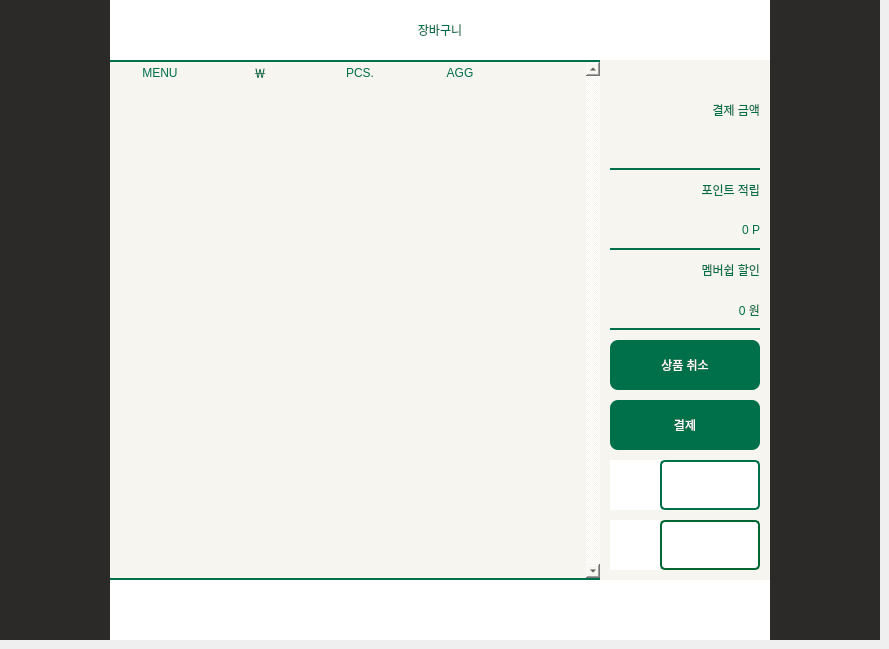
   <widget class="QWidget" name="page_order">
    <widget class="QLabel" name="label_order_back">
     <property name="geometry">
      <rect>
       <x>0</x>
       <y>0</y>
       <width>880</width>
       <height>640</height>
      </rect>
     </property>
     <property name="styleSheet">
      <string notr="true">background-color: rgb(44, 42, 41);</string>
     </property>
     <property name="text">
      <string/>
     </property>
    </widget>
    <widget class="QFrame" name="frame_order">
     <property name="geometry">
      <rect>
       <x>110</x>
       <y>0</y>
       <width>660</width>
       <height>640</height>
      </rect>
     </property>
     <property name="minimumSize">
      <size>
       <width>660</width>
       <height>0</height>
      </size>
     </property>
     <property name="maximumSize">
      <size>
       <width>660</width>
       <height>16777215</height>
      </size>
     </property>
     <property name="styleSheet">
      <string notr="true">background-color: rgb(246, 245, 239);




</string>
     </property>
     <property name="frameShape">
      <enum>QFrame::NoFrame</enum>
     </property>
     <property name="frameShadow">
      <enum>QFrame::Raised</enum>
     </property>
     <widget class="QLabel" name="label_point_money">
      <property name="geometry">
       <rect>
        <x>500</x>
        <y>210</y>
        <width>150</width>
        <height>40</height>
       </rect>
      </property>
      <property name="styleSheet">
       <string notr="true">font: 75 11pt &quot;맑은 고딕&quot;;
color: rgb(0, 112, 74);
background-color: rgb(246, 245, 239);

border-bottom: 2px solid rgb(0, 112, 74);</string>
      </property>
      <property name="text">
       <string>0 P</string>
      </property>
      <property name="alignment">
       <set>Qt::AlignRight|Qt::AlignTrailing|Qt::AlignVCenter</set>
      </property>
     </widget>
     <widget class="QLabel" name="label_point">
      <property name="geometry">
       <rect>
        <x>500</x>
        <y>170</y>
        <width>150</width>
        <height>40</height>
       </rect>
      </property>
      <property name="styleSheet">
       <string notr="true">font: 75 11pt &quot;맑은 고딕&quot;;
color: rgb(0, 112, 74);
background-color: rgb(246, 245, 239);</string>
      </property>
      <property name="text">
       <string>포인트 적립</string>
      </property>
      <property name="alignment">
       <set>Qt::AlignRight|Qt::AlignTrailing|Qt::AlignVCenter</set>
      </property>
     </widget>
     <widget class="QLabel" name="labe_total">
      <property name="geometry">
       <rect>
        <x>500</x>
        <y>90</y>
        <width>150</width>
        <height>40</height>
       </rect>
      </property>
      <property name="styleSheet">
       <string notr="true">font: 75 11pt &quot;맑은 고딕&quot;;
color: rgb(0, 112, 74);
background-color: rgb(246, 245, 239);</string>
      </property>
      <property name="text">
       <string>결제 금액</string>
      </property>
      <property name="alignment">
       <set>Qt::AlignRight|Qt::AlignTrailing|Qt::AlignVCenter</set>
      </property>
     </widget>
     <widget class="QLabel" name="label_discount_money">
      <property name="geometry">
       <rect>
        <x>500</x>
        <y>290</y>
        <width>150</width>
        <height>40</height>
       </rect>
      </property>
      <property name="styleSheet">
       <string notr="true">font: 75 11pt &quot;맑은 고딕&quot;;
color: rgb(0, 112, 74);
background-color: rgb(246, 245, 239);

border-bottom: 2px solid rgb(0, 112, 74);</string>
      </property>
      <property name="text">
       <string>0 원</string>
      </property>
      <property name="alignment">
       <set>Qt::AlignRight|Qt::AlignTrailing|Qt::AlignVCenter</set>
      </property>
     </widget>
     <widget class="QLabel" name="label_total_money">
      <property name="geometry">
       <rect>
        <x>500</x>
        <y>130</y>
        <width>150</width>
        <height>40</height>
       </rect>
      </property>
      <property name="styleSheet">
       <string notr="true">font: 75 11pt &quot;맑은 고딕&quot;;
color: rgb(0, 112, 74);
background-color: rgb(246, 245, 239);

border-bottom: 2px solid rgb(0, 112, 74);</string>
      </property>
      <property name="text">
       <string/>
      </property>
      <property name="alignment">
       <set>Qt::AlignRight|Qt::AlignTrailing|Qt::AlignVCenter</set>
      </property>
     </widget>
     <widget class="QLabel" name="label_discount">
      <property name="geometry">
       <rect>
        <x>500</x>
        <y>250</y>
        <width>150</width>
        <height>40</height>
       </rect>
      </property>
      <property name="styleSheet">
       <string notr="true">font: 75 11pt &quot;맑은 고딕&quot;;
color: rgb(0, 112, 74);
background-color: rgb(246, 245, 239);</string>
      </property>
      <property name="text">
       <string>멤버쉽 할인</string>
      </property>
      <property name="alignment">
       <set>Qt::AlignRight|Qt::AlignTrailing|Qt::AlignVCenter</set>
      </property>
     </widget>
     <widget class="QLabel" name="label_purchase_title">
      <property name="geometry">
       <rect>
        <x>0</x>
        <y>0</y>
        <width>660</width>
        <height>60</height>
       </rect>
      </property>
      <property name="styleSheet">
       <string notr="true">color: rgb(0, 112, 74);
background-color: rgb(255, 255, 255);
font: 14pt &quot;HY견고딕&quot;;</string>
      </property>
      <property name="text">
       <string>장바구니</string>
      </property>
      <property name="alignment">
       <set>Qt::AlignCenter</set>
      </property>
     </widget>
     <widget class="QTableWidget" name="tableWidget">
      <property name="geometry">
       <rect>
        <x>0</x>
        <y>60</y>
        <width>490</width>
        <height>520</height>
       </rect>
      </property>
      <property name="styleSheet">
       <string notr="true">QTableWidget {
    font: 11pt &quot;맑은 고딕&quot;;
	background-color: rgb(246, 245, 239);
	border-top: 2px solid rgb(0, 112, 74);
	border-bottom: 2px solid rgb(0, 112, 74);
}
QHeaderView::section {
	font: 14pt &quot;HY견고딕&quot;;
	background-color: rgb(246, 245, 239);
	color: rgb(0, 112, 74);
	border: 0px;
	
}</string>
      </property>
      <property name="frameShape">
       <enum>QFrame::NoFrame</enum>
      </property>
      <property name="verticalScrollBarPolicy">
       <enum>Qt::ScrollBarAlwaysOn</enum>
      </property>
      <property name="horizontalScrollBarPolicy">
       <enum>Qt::ScrollBarAlwaysOff</enum>
      </property>
      <property name="selectionMode">
       <enum>QAbstractItemView::SingleSelection</enum>
      </property>
      <property name="selectionBehavior">
       <enum>QAbstractItemView::SelectRows</enum>
      </property>
      <property name="showGrid">
       <bool>false</bool>
      </property>
      <attribute name="verticalHeaderVisible">
       <bool>false</bool>
      </attribute>
      <column>
       <property name="text">
        <string>MENU</string>
       </property>
      </column>
      <column>
       <property name="text">
        <string>￦</string>
       </property>
      </column>
      <column>
       <property name="text">
        <string>PCS.</string>
       </property>
      </column>
      <column>
       <property name="text">
        <string>AGG</string>
       </property>
      </column>
     </widget>
     <widget class="QLabel" name="label_change">
      <property name="geometry">
       <rect>
        <x>550</x>
        <y>520</y>
        <width>100</width>
        <height>50</height>
       </rect>
      </property>
      <property name="styleSheet">
       <string notr="true">
font: 75 11pt &quot;맑은 고딕&quot;;
color: rgb(0, 112, 74);
border-radius: 5px;
border:2px solid rgb(0, 112, 74);
border-color: rgb(0, 102, 51);
background-color: rgb(255, 255, 255);
</string>
      </property>
      <property name="text">
       <string/>
      </property>
      <property name="alignment">
       <set>Qt::AlignRight|Qt::AlignTrailing|Qt::AlignVCenter</set>
      </property>
     </widget>
     <widget class="QLineEdit" name="lineEdit_inputmoney">
      <property name="geometry">
       <rect>
        <x>550</x>
        <y>460</y>
        <width>100</width>
        <height>50</height>
       </rect>
      </property>
      <property name="focusPolicy">
       <enum>Qt::WheelFocus</enum>
      </property>
      <property name="styleSheet">
       <string notr="true">QLineEdit {
	font: 75 11pt &quot;맑은 고딕&quot;;
	color: rgb(0, 112, 74);
	border-radius: 5px;
	border:2px solid rgb(0, 112, 74);
	background-color: rgb(255, 255, 255);

}

</string>
      </property>
      <property name="maxLength">
       <number>7</number>
      </property>
      <property name="alignment">
       <set>Qt::AlignRight|Qt::AlignTrailing|Qt::AlignVCenter</set>
      </property>
      <property name="placeholderText">
       <string/>
      </property>
     </widget>
     <widget class="QLabel" name="label_order_info">
      <property name="geometry">
       <rect>
        <x>0</x>
        <y>580</y>
        <width>660</width>
        <height>60</height>
       </rect>
      </property>
      <property name="styleSheet">
       <string notr="true">color: rgb(255, 0, 0);
background-color: rgb(255, 255, 255);
font: 75 14pt &quot;맑은 고딕&quot;;</string>
      </property>
      <property name="text">
       <string/>
      </property>
      <property name="alignment">
       <set>Qt::AlignCenter</set>
      </property>
     </widget>
     <widget class="QLabel" name="label_purchase_image">
      <property name="geometry">
       <rect>
        <x>500</x>
        <y>460</y>
        <width>50</width>
        <height>50</height>
       </rect>
      </property>
      <property name="styleSheet">
       <string notr="true">background-color: rgb(255, 255, 255);</string>
      </property>
      <property name="text">
       <string/>
      </property>
      <property name="alignment">
       <set>Qt::AlignCenter</set>
      </property>
     </widget>
     <widget class="QLabel" name="label_purchase_image2">
      <property name="geometry">
       <rect>
        <x>500</x>
        <y>520</y>
        <width>50</width>
        <height>50</height>
       </rect>
      </property>
      <property name="styleSheet">
       <string notr="true">background-color: rgb(255, 255, 255);</string>
      </property>
      <property name="text">
       <string/>
      </property>
      <property name="alignment">
       <set>Qt::AlignCenter</set>
      </property>
     </widget>
     <widget class="QPushButton" name="pushButton_order_del">
      <property name="geometry">
       <rect>
        <x>500</x>
        <y>340</y>
        <width>150</width>
        <height>50</height>
       </rect>
      </property>
      <property name="focusPolicy">
       <enum>Qt::NoFocus</enum>
      </property>
      <property name="styleSheet">
       <string notr="true">QPushButton{
	font: 11pt &quot;맑은 고딕&quot;;
	color: rgb(255, 255, 255);
	background-color: rgb(0, 112, 74);
	border: 0px;
	border-radius: 8px;
}
QPushButton:hover{
	color: rgb(0, 0, 0);
	background-color: rgb(0, 255, 166);
}</string>
      </property>
      <property name="text">
       <string>상품 취소</string>
      </property>
     </widget>
     <widget class="QPushButton" name="pushButton_order_pay">
      <property name="geometry">
       <rect>
        <x>500</x>
        <y>400</y>
        <width>150</width>
        <height>50</height>
       </rect>
      </property>
      <property name="focusPolicy">
       <enum>Qt::NoFocus</enum>
      </property>
      <property name="styleSheet">
       <string notr="true">QPushButton{
	font: 11pt &quot;맑은 고딕&quot;;
	color: rgb(255, 255, 255);
	background-color: rgb(0, 112, 74);
	border: 0px;
	border-radius: 8px;
}
QPushButton:hover{
	color: rgb(0, 0, 0);
	background-color: rgb(0, 255, 166);
}</string>
      </property>
      <property name="text">
       <string>결제</string>
      </property>
     </widget>
    </widget>
   </widget>
